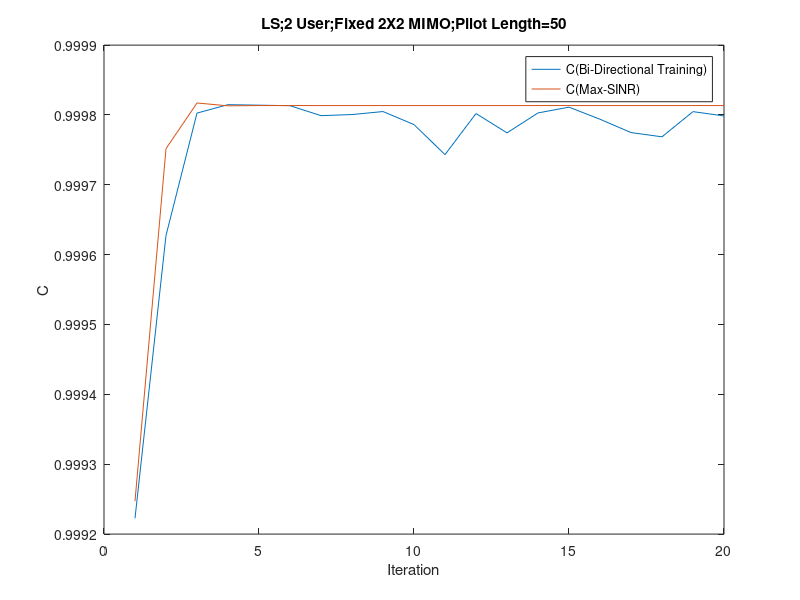

The MATLAB script that drew this image:
%2 user, 2X2 MIMO Channel
%Turn Off Common Channel 
%calculate MSE
%LS Filter
%add realization function
clc
clear

H{1,1}=(1/sqrt(2))*[randn(1,1)+1i*randn(1,1) randn(1,1)+1i*randn(1,1);randn(1,1)+1i*randn(1,1) randn(1,1)+1i*randn(1,1)];
H{1,2}=0.8*(1/sqrt(2))*[randn(1,1)+1i*randn(1,1) randn(1,1)+1i*randn(1,1);randn(1,1)+1i*randn(1,1) randn(1,1)+1i*randn(1,1)];
H{2,1}=0.8*(1/sqrt(2))*[randn(1,1)+1i*randn(1,1) randn(1,1)+1i*randn(1,1);randn(1,1)+1i*randn(1,1) randn(1,1)+1i*randn(1,1)];
H{2,2}=(1/sqrt(2))*[randn(1,1)+1i*randn(1,1) randn(1,1)+1i*randn(1,1);randn(1,1)+1i*randn(1,1) randn(1,1)+1i*randn(1,1)];

Z{1,1}=H{1,1}.';
Z{1,2}=H{2,1}.';
Z{2,1}=H{1,2}.';
Z{2,2}=H{2,2}.';

for k=1:2
SINR_without_stat(:,k)= zeros(50,1);
SINR_know_stat(:,k)= zeros(50,1);
end

sigma = sqrt(10^(-3));

i = 20; %FilterLength
Realization=1;

for iteration = 1:20
    
    iteration

    for R=1:Realization

            gp(:,1)=[1;1];
            %gp(:,2)=[1;1];
            gp_w(:,1)=[1;1];
            %gp_w(:,2)=[1;1];
            gp(:,1)=gp(:,1)/norm(gp(:,1));
            %gp(:,2)=gp(:,2)/norm(gp(:,2));
            gp_w(:,1)=gp_w(:,1)/norm(gp_w(:,1));
            %gp_w(:,2)=gp_w(:,2)/norm(gp_w(:,2));
            gp(:,2)=[0;0];
            gp_w(:,2)=[0;0];

            for loop=1:iteration
    
            for k = 1:1
            gp(:,k)=gp(:,k)/norm(gp(:,k));
            gp_w(:,k)=gp_w(:,k)/norm(gp_w(:,k));
            end
            
           
            %Backward Training
            for iter1 = 1:i

                    for k =1:2
                        if rand-0.5 >= 0
                                    xp_b(k,iter1) = 1;
                                else
                                    xp_b(k,iter1) = -1;
                        end
                    end
                    
                       
                    for k = 1:2

                                neq_p(:,iter1,k) = [0;0];
                                for j = 1:2
                                    if j~=k; 
                                        neq_p(:,iter1,k) = neq_p(:,iter1,k) + Z{k,j}*gp(:,j)*xp_b(j,iter1);
                                    end
                                end

                                neq_p_w(:,iter1,k) = [0;0];
                                for j = 1:2
                                    if j~=k;
                                        neq_p_w(:,iter1,k) = neq_p_w(:,iter1,k) + Z{k,j}*gp_w(:,j);
                                    end
                                end

                           
                    end
                    
                    for k = 1:2    
                                yb(:,iter1,k) = Z{k,k}*(gp(:,k)*xp_b(k,iter1))...
                                                +neq_p(:,iter1,k)...
                                                +sigma*(1/sqrt(2))*[(randn(1,1)+1i*randn(1,1));(randn(1,1)+1i*randn(1,1))];
                    end
                            
                    
            end
            
            for k = 1:2
                    vp_w(:,k) = inv(  Z{k,k}*gp_w(:,k)*gp_w(:,k)'*Z{k,k}'... 
                                    + neq_p_w(:,iter1,k)*(neq_p_w(:,iter1,k))'...  
                                    + eye(2)*sigma^2  ) * (Z{k,k}*gp_w(:,k)); 
            end
            
            for k = 1:2
            vp(:,k)  = inv(yb(:,:,k)*yb(:,:,k)')*yb(:,:,k)*xp_b(k,:)';
            end
            
            for k = 1:2
            vp(:,k)=vp(:,k)/norm(vp(:,k));
            vp_w(:,k)=vp_w(:,k)/norm(vp_w(:,k));
            end
    
            %%%%%%%%%%%%%%%%%
            vp(:,2)=[0;0];
            vp_w(:,2)=[0;0];
            %%%%%%%%%%%%%%%%%

            %Forward Training  
            for iter2 = 1:i

                    for k = 1:2
                        if rand-0.5 >= 0
                                    xp_f(k,iter2) = 1;
                                else
                                    xp_f(k,iter2) = -1;
                        end
                    end

                    for k = 1:2

                                neq_p(:,iter2,k) = [0;0];
                                for j = 1:2
                                    if j~=k; 
                                        neq_p(:,iter2,k) = neq_p(:,iter2,k) + H{k,j}*vp(:,j)*xp_f(k,iter2);
                                    end
                                end

                                neq_p_w(:,iter2,k) = [0;0];
                                for j = 1:2
                                    if j~=k;
                                        neq_p_w(:,iter2,k) = neq_p_w(:,iter2,k) + H{k,j}*vp_w(:,j);
                                    end
                                end

                              

                    end
                    
                    for k = 1:2    
                    yf(:,iter2,k) = H{k,k}*(vp(:,k)*xp_f(k,iter2))...
                                    +neq_p(:,iter2,k)...
                                    +sigma*(1/sqrt(2))*[(randn(1,1)+1i*randn(1,1));(randn(1,1)+1i*randn(1,1))];
                    end
                   
            end 
    
                for k = 1:2 
                gp_w(:,k) = inv(  H{k,k}*vp_w(:,k)*vp_w(:,k)'*H{k,k}'...
                                + neq_p_w(:,iter2,k)*(neq_p_w(:,iter2,k))'...  
                                + eye(2)*sigma^2  ) * (H{k,k}*vp_w(:,k)); 
                end

                for k = 1:2
                gp(:,k)  = inv(yf(:,:,k)*yf(:,:,k)')*yf(:,:,k)*xp_f(k,:)';
                end
                
                %%%%%%%%%%%%%%%%%
                gp(:,2)=[0;0];
                gp_w(:,2)=[0;0];
                %%%%%%%%%%%%%%%%%
                      
            end
    
            for k = 1:2
        
                all_SINR_p(:,iteration,k) = [0;0];
                for j = 1:2
                all_SINR_p(:,iteration,k) = all_SINR_p(:,iteration,k) + H{k,j}*vp(:,j);
                end

                all_SINR_p_w(:,iteration,k) = [0;0];
                for j = 1:2
                all_SINR_p_w(:,iteration,k) = all_SINR_p_w(:,iteration,k) + H{k,j}*vp_w(:,j);
                end
        
            end
    
            for k = 1:1
            SINR_without_stat(iteration,k)= SINR_without_stat(iteration,k)+(norm(  gp(:,k)'*H{k,k}*vp(:,k) )^2/(  norm(  gp(:,k)'*all_SINR_p(:,iteration,k)  )^2+ norm( gp(:,k)'*eye(2)*sigma^2*gp(:,k) )    ))/Realization;
            SINR_know_stat(iteration,k)= SINR_know_stat(iteration,k)+(norm(   gp_w(:,k)'*H{k,k}*vp_w(:,k) )^2/(  norm(  gp_w(:,k)'*all_SINR_p_w(:,iteration,k)  )^2 + norm( gp_w(:,k)'*eye(2)*sigma^2*gp_w(:,k) )   ))/Realization;
            end
    
    end
           
end
   

n=1:iteration;

plot(   n,log2(1+SINR_without_stat(n,1))+log2(1+SINR_without_stat(n,2)),n,log2(1+SINR_know_stat(n,1))+log2(1+SINR_know_stat(n,2)))
legend('C(Bi-Directional Training)','C(Max-SINR)')
xlabel('Iteration')
ylabel('C')
title('LS;2 User;Fixed 2X2 MIMO;Pilot Length=50')
%axis([1 iteration 0 5])


